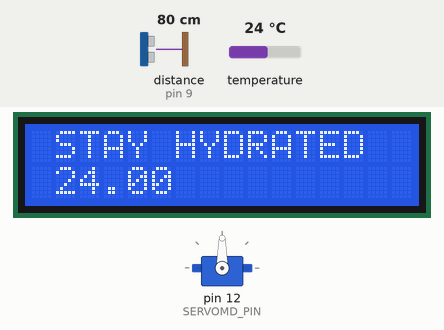
The sketch below on a simulated Arduino Uno, built with avr-gcc and run on an emulated ATmega328P. Shown: servo, 16×2 character LCD. Wiring (inferred from the names in the program): ultrasonic range finder: trigger pin 10; echo pin 9. The test bench sets the inputs (shaded band); at power-on: distance to the obstacle (sensor on pin 9) 80 cm, temperature 24 °C. The echo pulse lasts 58.3 µs per cm; what the sketch prints to the serial monitor is not drawn.

Above: at 1.4 s.
1.5 s: distance to the obstacle (sensor on pin 9) set to 2 cm
At 5.6 s:
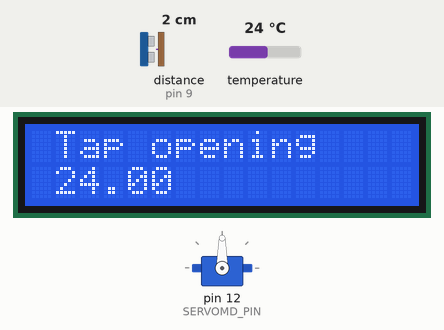
7.2 s: distance to the obstacle (sensor on pin 9) set to 18 cm
At 12.6 s:
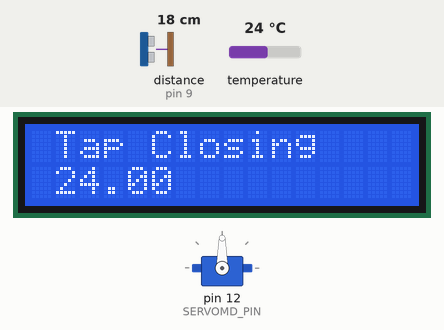
12.9 s: temperature set to 12 °C
At 14.3 s:
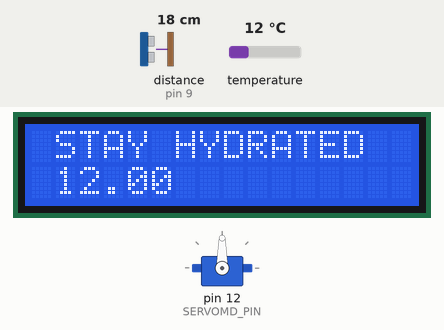
15.3 s: temperature set to 19 °C
At 17.4 s:
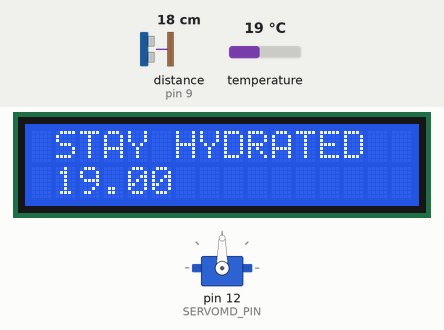
23.9 s: temperature set to 28 °C
At 26.3 s:
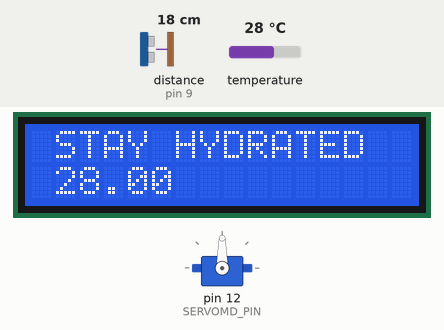
Timing chart, 0 to 27.3 s (numbered marks = the images above; inputs shaded):
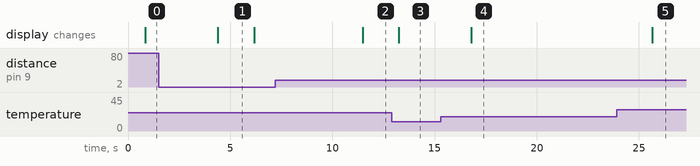

Measured:
- after the input at 1.5 s, the display: changes after 2.9 s (image 1)
- after the input at 7.2 s, the display: changes after 4.3 s (image 2)
- after the input at 12.9 s, the display: changes after 0.35 s (image 3)
- after the input at 15.3 s, the display: changes after 1.5 s (image 4)
- after the input at 23.9 s, the display: changes after 1.8 s (image 5)
- what the display in image 1 shows lasts 1.8 s, from 4.4 s to 6.2 s

The sketch:

working_final_lcd_working.ino
```cpp
#include <Servo.h>
#include <OneWire.h>
#include <DallasTemperature.h>
#include <LiquidCrystal.h>


/*---------------Global Scope--------------------------*/

Servo servo1;  // create servo object to control a servo
int pos = 0;    // variable to store the servo position
long distance;
float temp1;
int margin1 = 15; // Sensor 1 - Margin
//int dbtwsens = 20 ;
//int margin2 = 15;
int state =1;
int s2i,s2f;
long duration1,duration2,cm1,cm2,gcm1,gcm2;
int a=0;


/*--------------------------Pin Connections-----------*/
#define TEMP_PIN 6        // Temp Sensor Pin
#define TRIG_PIN_1 10      // Trigger Pin of Ultrasonic Sensor 1
#define ECHO_PIN_1 9      // Echo Pin of Ultrasonic Sensor 1
//#define TRIG_PIN_2 9      // Trigger Pin of Ultrasonic Sensor 2
//#define ECHO_PIN_2 8      // Echo Pin of Ultrasonic Sensor 2
#define SERVOMD_PIN 12    // Servo Pin

/*--------LCD PINS---*/
#define LCD_PIN_RS  12
#define LCD_PIN_E  11
#define LCD_PIN_DB4 5
#define LCD_PIN_DB5 4
#define LCD_PIN_DB6 3
#define LCD_PIN_DB7 2
///* LCD */
LiquidCrystal lcd(LCD_PIN_RS, LCD_PIN_E, LCD_PIN_DB4, LCD_PIN_DB5, LCD_PIN_DB6, LCD_PIN_DB7);
/* Temp Sensor Fixing */
OneWire oneWire1(TEMP_PIN); // Setup a oneWire instance to communicate with any OneWire devices
DallasTemperature sensors(&oneWire1); // Pass our oneWire reference to Dallas Temperature.

/*---------------------------Functions--------------------------*/
long microsecondsToCentimeters(long microseconds) //for Distance sensor
{
   return microseconds / 29 / 2;
}

Servo tapOpen(Servo servo)
{
  pos = 90;
  servo.write(pos);      // tell servo to go to position in variable 'pos'

}
Servo tapClose(Servo servo)
{
  pos = 0;
  servo.write(pos);     // tell servo to go to position in variable 'pos'
}
/*-------------Intial Setup-------------------------*/
void setup()
{
// Starting Serial Terminal Giving a Baudrate of 9600
   Serial.begin(9600);
//Servo Motor Beginning
   servo1.attach(SERVOMD_PIN);

/* -----------Temp Sensor Beginning --------------------*/
    Serial.println("Dallas Temperature IC Control Library Demo");
    sensors.begin();   // Start up the library
/*----------------------LCD beginning------------------------------------- */
    lcd.begin(16, 2); // set up the LCD's number of columns and rows:
    lcd.print("Arduino Tutorial"); //// Print a message to the LCD.
}

/*----------------------LOOP----------------------------*/
void loop() {

/*------------------------- Distance Sensor 1 --------------------------*/
   pinMode(TRIG_PIN_1, OUTPUT);
   digitalWrite(TRIG_PIN_1, LOW);
   delayMicroseconds(2);
   digitalWrite(TRIG_PIN_1, HIGH);
   delayMicroseconds(10);
   digitalWrite(TRIG_PIN_1, LOW);
   pinMode(ECHO_PIN_1, INPUT);

   duration1 = pulseIn(ECHO_PIN_1, HIGH);
   gcm1 = microsecondsToCentimeters(duration1);
   Serial.print(gcm1);
   Serial.print("cm1");
   Serial.println();
   if(gcm1 < 500 || gcm1 != 0)  // For filtering the Junk values
   {
     cm1 = gcm1;
   }

/*------------------------- Distance Sensor 2 --------------------------*/
//   pinMode(TRIG_PIN_2, OUTPUT);
//   digitalWrite(TRIG_PIN_2, LOW);
//   delayMicroseconds(2);
//   digitalWrite(TRIG_PIN_2, HIGH);
//   delayMicroseconds(10);
//   digitalWrite(TRIG_PIN_2, LOW);
//   pinMode(ECHO_PIN_2, INPUT);
//   duration2 = pulseIn(ECHO_PIN_2, HIGH);
//   gcm2 = microsecondsToCentimeters(duration2);
//    Serial.print(gcm2);
//    Serial.print("cm2");
//    Serial.println();
////   delay(100);
//   if(gcm2 < 500) // For filtering the Junk values
//   {
//     cm2 = gcm2;
//   }

/*-------------------------Temperature sensor-----------------------------------*/
   //Serial.print(" Requesting temperatures...");
   sensors.requestTemperatures(); // Send the command to get temperatures
   //Serial.println("DONE");

   Serial.print("Temperature is: ");
   temp1 = sensors.getTempCByIndex(0); // You can have more than one IC on the same bus.
   // 0 refers to the first IC on the wire
//   Serial.println();
   Serial.print(temp1); // Why "byIndex"?

   /*------------------State MAchine ---------------------*/
Serial.println(state);
lcd.clear();
//lcd.setCursor(1,1);
//lcd.print(state);

lcd.setCursor(1,1);
lcd.print(temp1);

  switch (state)
    {
     case 1: /* IDLE State with tap Closed */

          tapClose(servo1);
          if(cm1<margin1 && cm1 != 0) //An object is present
          {
            state = 2 ;
          }
          lcd.setCursor(1,0);
          lcd.print("STAY HYDRATED");


          break;
    case 2: /* Tap opening */

          tapOpen(servo1);
//          a = 0;
          state = 3;
          // s2i = cm2; // Taking the initial reading
          lcd.setCursor(1,0);
          lcd.print("Tap opening");

          break;
    case 3: /* IDLE Tap open  */

          if(cm1 > margin1 || cm1 == 0)  // No Object is Placed at the Station
          {
            state = 4;
          }
          lcd.setCursor(1,0);
          lcd.print("Hold Still");

//         if(cm2 < dbtwsens) // Extra 5 is for lag
//         {
//           state = 4;
//         }
          // if(time > long_time)
          // {
          //   state =4;
          // }
          break;
    case 4: /* Tap Closing */
          lcd.setCursor(1,0);
          lcd.print("Tap Closing ");

          // s2f = cm2 ;
          tapClose(servo1);
          state = 1;
          break;
    }


 delay(1000);
    /*-------------------------LCD Display-----------------------------------*/

//      lcd.setCursor(0,0);
//      lcd.print("in the loop above line");
//      lcd.setCursor(0, 1);
//      lcd.print("in the loop below line");

}
```
